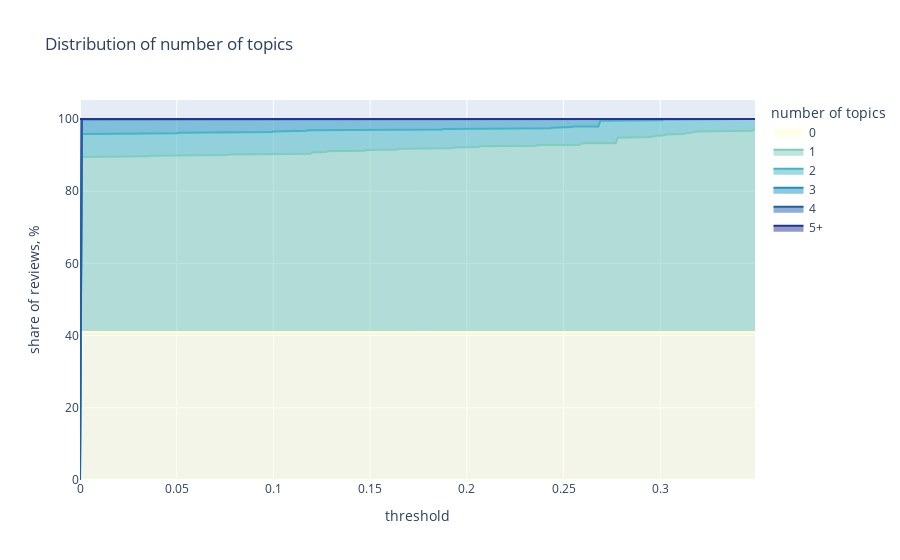

Write notebook code for a chart like this one.
### Code cell
import tqdm
import plotly.express as px

tmp_dfs = []

# iterating through different threshold levels
for thr in tqdm.tqdm(np.arange(0, 0.35, 0.001)):
    # calculating number of topics with probability > threshold for each document
    tmp_df = pd.DataFrame(list(map(lambda x: len(list(filter(lambda y: y >= thr, x))), topic_distr))).rename(
        columns = {0: 'num_topics'}
    )
    tmp_df['num_docs'] = 1
    
    tmp_df['num_topics_group'] = tmp_df['num_topics']\
        .map(lambda x: str(x) if x < 5 else '5+')
    
    # aggregating stats
    tmp_df_aggr = tmp_df.groupby('num_topics_group', as_index = False).num_docs.sum()
    tmp_df_aggr['threshold'] = thr
    
    tmp_dfs.append(tmp_df_aggr)

num_topics_stats_df = pd.concat(tmp_dfs).pivot(index = 'threshold', 
                              values = 'num_docs',
                              columns = 'num_topics_group').fillna(0)

num_topics_stats_df = num_topics_stats_df.apply(lambda x: 100.*x/num_topics_stats_df.sum(axis = 1))

# visualisation
colormap = px.colors.sequential.YlGnBu
px.area(num_topics_stats_df, 
       title = 'Distribution of number of topics',
       labels = {'num_topics_group': 'number of topics',
                'value': 'share of reviews, %'},
       color_discrete_map = {
          '0': colormap[0],
          '1': colormap[3],
          '2': colormap[4],
          '3': colormap[5],
          '4': colormap[6],
          '5+': colormap[7]
      })

### Figure 1 — Plotly figure (JSON) as saved in the notebook; plotly's stock layout.template omitted (floating-point values rounded to 4 significant figures; data arrays with more than 128 entries replaced by an {"elided": "..."} marker saying what was removed)
{"data": [{"fillpattern": {"shape": ""}, "hovertemplate": "number of topics=0<br>threshold=%{x}<br>share of reviews, %=%{y}<extra></extra>", "legendgroup": "0", "line": {"color": "rgb(255,255,217)"}, "marker": {"symbol": "circle"}, "mode": "lines", "name": "0", "orientation": "v", "showlegend": true, "stackgroup": "1", "type": "scatter", "x": {"elided": "350 float values"}, "xaxis": "x", "y": {"elided": "350 float values"}, "yaxis": "y"}, {"fillpattern": {"shape": ""}, "hovertemplate": "number of topics=1<br>threshold=%{x}<br>share of reviews, %=%{y}<extra></extra>", "legendgroup": "1", "line": {"color": "rgb(127,205,187)"}, "marker": {"symbol": "circle"}, "mode": "lines", "name": "1", "orientation": "v", "showlegend": true, "stackgroup": "1", "type": "scatter", "x": {"elided": "350 float values"}, "xaxis": "x", "y": {"elided": "350 float values"}, "yaxis": "y"}, {"fillpattern": {"shape": ""}, "hovertemplate": "number of topics=2<br>threshold=%{x}<br>share of reviews, %=%{y}<extra></extra>", "legendgroup": "2", "line": {"color": "rgb(65,182,196)"}, "marker": {"symbol": "circle"}, "mode": "lines", "name": "2", "orientation": "v", "showlegend": true, "stackgroup": "1", "type": "scatter", "x": {"elided": "350 float values"}, "xaxis": "x", "y": {"elided": "350 float values"}, "yaxis": "y"}, {"fillpattern": {"shape": ""}, "hovertemplate": "number of topics=3<br>threshold=%{x}<br>share of reviews, %=%{y}<extra></extra>", "legendgroup": "3", "line": {"color": "rgb(29,145,192)"}, "marker": {"symbol": "circle"}, "mode": "lines", "name": "3", "orientation": "v", "showlegend": true, "stackgroup": "1", "type": "scatter", "x": {"elided": "350 float values"}, "xaxis": "x", "y": {"elided": "350 float values"}, "yaxis": "y"}, {"fillpattern": {"shape": ""}, "hovertemplate": "number of topics=4<br>threshold=%{x}<br>share of reviews, %=%{y}<extra></extra>", "legendgroup": "4", "line": {"color": "rgb(34,94,168)"}, "marker": {"symbol": "circle"}, "mode": "lines", "name": "4", "orientation": "v", "showlegend": true, "stackgroup": "1", "type": "scatter", "x": {"elided": "350 float values"}, "xaxis": "x", "y": {"elided": "350 float values"}, "yaxis": "y"}, {"fillpattern": {"shape": ""}, "hovertemplate": "number of topics=5+<br>threshold=%{x}<br>share of reviews, %=%{y}<extra></extra>", "legendgroup": "5+", "line": {"color": "rgb(37,52,148)"}, "marker": {"symbol": "circle"}, "mode": "lines", "name": "5+", "orientation": "v", "showlegend": true, "stackgroup": "1", "type": "scatter", "x": {"elided": "350 float values"}, "xaxis": "x", "y": {"elided": "350 int values"}, "yaxis": "y"}], "layout": {"legend": {"title": {"text": "number of topics"}, "tracegroupgap": 0}, "title": {"text": "Distribution of number of topics"}, "xaxis": {"anchor": "y", "domain": [0, 1], "title": {"text": "threshold"}}, "yaxis": {"anchor": "x", "domain": [0, 1], "title": {"text": "share of reviews, %"}}}}
